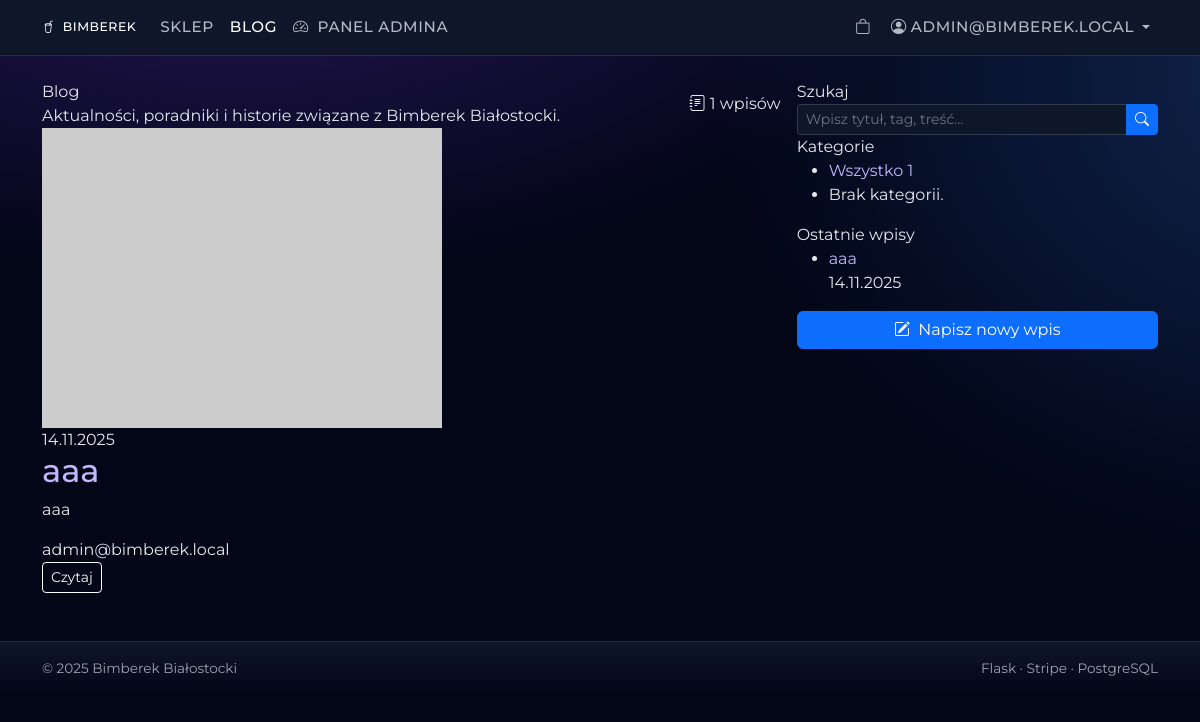
The page /blog/ (signed in) on the database its author committed.
### app/models.py (models this page shows, shortened)
class User(db.Model, UserMixin):
    __tablename__ = "users"
    id = db.Column(db.Integer, primary_key=True)
    email = db.Column(db.String(120), unique=True, nullable=False)
    password_hash = db.Column(db.String(128), nullable=False)
    role = db.Column(db.String(20), default="user")  # user, moderator, admin
    google_id = db.Column(db.String(100), nullable=True)
    facebook_id = db.Column(db.String(100), nullable=True)
    theme_id = db.Column(db.Integer, db.ForeignKey("themes.id"), nullable=True)
    rank = db.Column(db.String(50), nullable=True)
    theme = db.relationship("Theme", back_populates="users")
    orders = db.relationship("Order", back_populates="user", lazy=True)

class Post(db.Model):
    __tablename__ = "posts"
    id = db.Column(db.Integer, primary_key=True)
    title = db.Column(db.String(200), nullable=False)
    content_html = db.Column(db.Text, nullable=False)
    status = db.Column(
        db.String(20),
        default="oczekuje",
        nullable=False,
    )  # oczekuje, zaakceptowany, odrzucony
    author_id = db.Column(db.Integer, db.ForeignKey("users.id"), nullable=True)
    created_at = db.Column(db.DateTime, server_default=db.func.now())
    author = db.relationship("User")
    comments = db.relationship("Comment", back_populates="post", lazy=True)

### app/blog/routes.py (the view, shortened to what this page needs)
@blog_bp.route("/")
def post_list():
    page = request.args.get("page", 1, type=int)
    q = (request.args.get("q") or "").strip()
    try:
        query = Post.query.filter_by(status="zaakceptowany")
        query = query.order_by(Post.created_at.desc())
        posts = query.paginate(page=page, per_page=6, error_out=False)
    except OperationalError:
        posts = None
    try:
        recent_posts = (
            Post.query.filter_by(status="zaakceptowany")
            .order_by(Post.created_at.desc())
            .limit(5)
            .all()
        )
    except OperationalError:
        recent_posts = []
    categories = []
    current_category_id = None
    return render_template(
        "blog/post_list.html",
        posts=posts,
        categories=categories,
        current_category_id=current_category_id,
        recent_posts=recent_posts,
        q=q,
    )

### app/blog/templates/blog/post_list.html (shortened to what this page needs)
{% extends "base.html" %}
{% block content %}
<div class="container my-3 blog-page">
  <div class="row g-3">
    <div class="col-lg-8">
      <section class="blog-hero">
        <div class="d-flex justify-content-between flex-wrap gap-2 align-items-center">
          <div>
            <div class="blog-hero-title">Blog</div>
            <div class="blog-hero-sub">
              Aktualności, poradniki i historie związane z Bimberek Białostocki.
            </div>
          </div>
          <div class="d-flex flex-column align-items-end gap-1">
            <span class="blog-chip">
              <i class="bi bi-journal-text"></i>
              {{ posts.total if posts is defined and posts.total is defined else (posts.items|length if posts and posts.items is defined else 0) }} wpisów
            </span>
          </div>
        </div>
      </section>
      {% if posts and posts.items|length %}
        <div class="blog-list">
          {% for post in posts.items %}
          <article class="blog-card">
            <a class="blog-thumb" href="{{ url_for('blog.post_detail', post_id=post.id) }}">
              {% if post.cover_image %}
                <img src="{{ url_for('static', filename='images/blog/' ~ post.cover_image) }}" alt="{{ post.title }}">
              {% else %}
                <img src="https://placehold.co/400x300/020617/374151?text=Bimberek" alt="Domyślny obrazek wpisu">
              {% endif %}
            </a>
            <div class="blog-card-body">
              <div class="blog-meta">
                <span>
                  {% if post.published_at %}
                    {{ post.published_at.strftime('%d.%m.%Y') }}
                  {% elif post.created_at %}
                    {{ post.created_at.strftime('%d.%m.%Y') }}
                  {% endif %}
                </span>
              </div>
              <h2 class="blog-title">
                <a href="{{ url_for('blog.post_detail', post_id=post.id) }}">{{ post.title }}</a>
              </h2>
              {% if post.subtitle %}
                <p class="blog-excerpt">{{ post.subtitle }}</p>
              {% elif post.content_html %}
                <p class="blog-excerpt">
                  {{ post.content_html|striptags|truncate(180) }}
                </p>
              {% endif %}
              <div class="blog-footer">
                <div class="blog-author">
                  <span>
                    {% if post.author and (post.author.username or post.author.email) %}
                      {{ post.author.username or post.author.email }}
                    {% else %}
                      Redakcja
                    {% endif %}
                  </span>
                </div>
                <a class="btn btn-sm btn-outline-light" href="{{ url_for('blog.post_detail', post_id=post.id) }}">
                  Czytaj
                </a>
              </div>
            </div>
          </article>
          {% endfor %}
        </div>
      {% else %}
        <div class="section-card section-pad text-center mt-3">
          <h2 class="h5">Na razie brak wpisów.</h2>
          <p class="muted">Dodaj coś w panelu admina lub poczekaj na moderację.</p>
        </div>
      {% endif %}
    </div>
    <div class="col-lg-4">
      <aside class="blog-sidebar">
        <div class="blog-side-card">
          <div class="blog-side-title">Szukaj</div>
          <form method="get" action="{{ url_for('blog.post_list') }}">
            <div class="input-group input-group-sm">
              <input type="search"
                     name="q"
                     value="{{ q or '' }}"
                     class="form-control"
                     placeholder="Wpisz tytuł, tag, treść...">
              <button class="btn btn-primary">
                <i class="bi bi-search"></i>
              </button>
            </div>
          </form>
        </div>
        <div class="blog-side-card">
          <div class="blog-side-title">Kategorie</div>
          <ul class="blog-cat-list">
            <li>
              <a class="blog-cat-link {% if not current_category_id %}active{% endif %}"
                 href="{{ url_for('blog.post_list', q=q) }}">
                <span>Wszystko</span>
                {% if posts is defined and posts.total is defined %}
                  <span>{{ posts.total }}</span>
                {% endif %}
              </a>
            </li>
            {% if categories %}
              {% for c in categories %}
              <li>
                <a class="blog-cat-link {% if current_category_id==c.id %}active{% endif %}"
                   href="{{ url_for('blog.post_list', cat=c.id, q=q) }}">
                  <span>{{ c.name }}</span>
                  {% if c.posts_count is defined %}
                    <span>{{ c.posts_count }}</span>
                  {% endif %}
                </a>
              </li>
              {% endfor %}
            {% else %}
              <li class="text-muted-soft">Brak kategorii.</li>
            {% endif %}
          </ul>
        </div>
        {% if recent_posts %}
        <div class="blog-side-card">
          <div class="blog-side-title">Ostatnie wpisy</div>
          <ul class="blog-recent-list">
            {% for p in recent_posts %}
            <li class="blog-recent-item">
              <a href="{{ url_for('blog.post_detail', post_id=p.id) }}">{{ p.title }}</a>
              <div class="blog-recent-meta">
                {% if p.published_at %}
                  {{ p.published_at.strftime('%d.%m.%Y') }}
                {% elif p.created_at %}
                  {{ p.created_at.strftime('%d.%m.%Y') }}
                {% endif %}
              </div>
            </li>
            {% endfor %}
          </ul>
        </div>
        {% endif %}
        <div class="blog-side-card d-grid">
           <a href="{{ url_for('blog.new_post') }}" class="btn btn-primary">
             <i class="bi bi-pencil-square me-1"></i> Napisz nowy wpis
           </a>
        </div>
      </aside>
    </div>
  </div>
</div>
{% endblock %}

### app/templates/base.html (shortened to what this page needs)
<!doctype html>
<html lang="pl">
<head>
  <link href="https://cdn.jsdelivr.net/npm/bootstrap@5.3.3/dist/css/bootstrap.min.css" rel="stylesheet">
  <link rel="stylesheet" href="https://cdn.jsdelivr.net/npm/bootstrap-icons@1.11.3/font/bootstrap-icons.css">
  <link rel="stylesheet" href="{{ url_for('static', filename='css/style.css') }}">
</head>
<body class="{% if request.endpoint and request.endpoint.startswith('admin.') %}admin-page{% endif %}">
<nav class="navbar navbar-expand-lg navbar-dark sticky-top">
  <div class="container">
    <a class="navbar-brand" href="{{ url_for('shop.index') }}">
      <i class="bi bi-cup-straw me-1"></i> Bimberek
    </a>
    <div class="collapse navbar-collapse" id="mainNav">
      <ul class="navbar-nav me-auto mb-2 mb-lg-0">
        <li class="nav-item">
          <a class="nav-link{% if request.endpoint and request.endpoint.startswith('shop.') %} active{% endif %}"
             href="{{ url_for('shop.index') }}">Sklep</a>
        </li>
        <li class="nav-item">
          <a class="nav-link{% if request.endpoint and request.endpoint.startswith('blog.') %} active{% endif %}"
             href="{{ url_for('blog.post_list') }}">Blog</a>
        </li>
        {% set is_admin = (current_user.is_authenticated and ((current_user.role == 'admin') if current_user.role is defined else false) or (current_user.is_admin if current_user.is_admin is defined else false)) %}
        {% if is_admin %}
        <li class="nav-item">
          <a class="nav-link{% if request.endpoint and request.endpoint.startswith('admin.') %} active{% endif %}"
             href="{{ url_for('admin.dashboard') }}">
            <i class="bi bi-speedometer2 me-1"></i> Panel admina
          </a>
        </li>
        {% endif %}
      </ul>
      <ul class="navbar-nav ms-auto mb-2 mb-lg-0 align-items-lg-center">
        <li class="nav-item me-1">
          <a class="nav-link" href="{{ url_for('shop.cart_view') }}" title="Koszyk">
            <i class="bi bi-bag"></i>
          </a>
        </li>
        {% if current_user.is_authenticated %}
          <li class="nav-item dropdown">
            <a class="nav-link dropdown-toggle d-flex align-items-center gap-1" href="#" role="button" data-bs-toggle="dropdown">
              <i class="bi bi-person-circle"></i>
              <span class="d-none d-lg-inline">{{ current_user.email }}</span>
            </a>
          </li>
        {% else %}
          <li class="nav-item">
            <a class="btn btn-sm btn-outline-light" href="{{ url_for('auth.login') }}">Zaloguj</a>
          </li>
        {% endif %}
      </ul>
    </div>
  </div>
</nav>
<main class="mt-4">
  {% block content %}{% endblock %}
</main>
<footer class="footer mt-5 py-3">
  <div class="container d-flex flex-wrap justify-content-between">
    <span>© {{ 2025 }} Bimberek Białostocki</span>
    <span>Flask · Stripe · PostgreSQL</span>
  </div>
</footer>
</body>
</html>

### app/static/css/style.css (style rules this page uses)
:root { --nav-bg: #020617; --body-bg: #020617; --accent: #7c3aed; --text: #e5e7eb; }
body { margin: 0; min-height: 100vh; font-family: 'Montserrat', system-ui, -apple-system, BlinkMacSystemFont, "Segoe UI", sans-serif; background: radial-gradient(1200px 600px at 20% -10%, rgba(124, 58, 237, .30), transparent 60%), radial-gradient(1000px 800px at 110% 10%, rgba(59, 130, 246, .25), transparent 60%), var(--body-bg); color: var(--text); --bs-body-bg: transparent; --bs-body-color: var(--text); }
.navbar { background: linear-gradient(180deg, rgba(15, 23, 42, .98), rgba(15, 23, 42, .96)); border-bottom: 1px solid rgba(30, 64, 175, .55); backdrop-filter: blur(18px); }
.navbar-brand, .navbar-nav .nav-link { font-weight: 500; letter-spacing: .04em; text-transform: uppercase; font-size: .78rem; }
.navbar-nav .nav-link { color: rgba(226, 232, 240, .78); font-size: .95rem; }
.navbar .nav-link:hover, .navbar .nav-link.active { color: #fff; }
.footer { background: linear-gradient(180deg, rgba(15, 23, 42, .96), #020617); border-top: 1px solid rgba(30, 64, 175, .55); color: #9ca3af; font-size: .85rem; }
a { color: #c4b5fd; text-decoration: none; }
.form-control, .form-select, textarea { background-color: rgba(15, 23, 42, 0.96); border-radius: 0.5rem; border: 1px solid rgba(55, 65, 81, 0.9); color: #e5e7eb; font-size: 0.88rem; }
.form-control::placeholder { color: #6b7280; }

### rows shown on the page
User: email "ADMIN@BIMBEREK.LOCAL"
Post: created_at "14.11.2025", title "aaa", content_html "aaa", author "admin@bimberek.local"

### other values the page prints
{{ posts.total }} "1"
{{ 2025 }} "2025"
